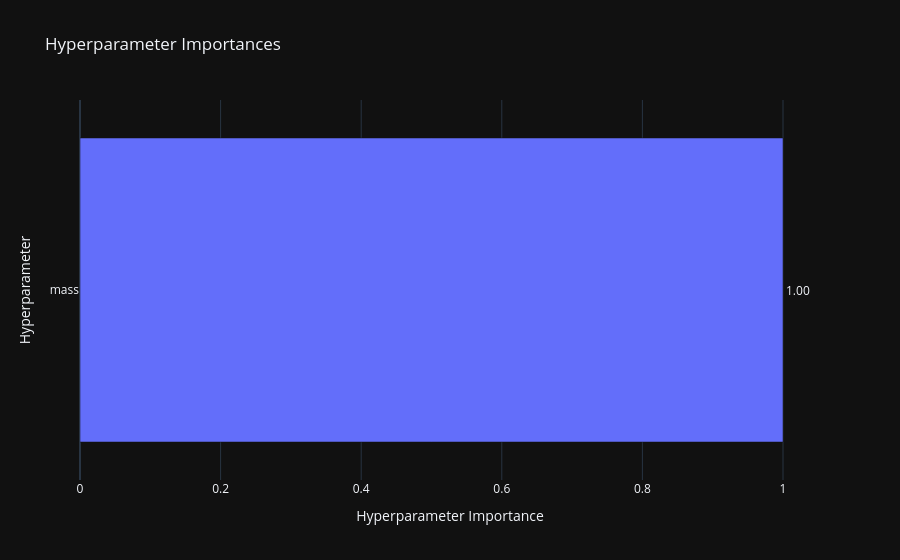
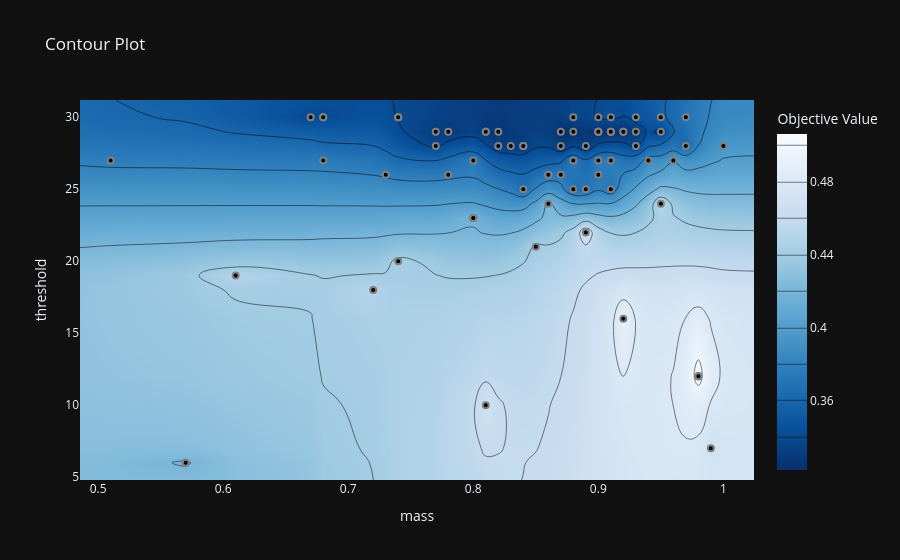

Notebook code for these charts, in order:
### Markdown cell above
## 6. Analyse des essais observés

### Code cell
trials_df = study.trials_dataframe(attrs=('number', 'value', 'params', 'user_attrs', 'state'))
complete = trials_df[trials_df['state'] == 'COMPLETE'].dropna(subset=['value'])
display(complete.sort_values('value').head(10))

ratio_best = study.best_trial
reid_best = select_best_reid_trial(study.trials)
display(pd.Series({'experiment': EXPERIMENT_NAME, 'trial': reid_best.number,
                   'selection': 'Top-1, rang, ratio, couverture',
                   'mean_intra_inter_ratio': reid_best.value, **reid_best.params,
                   **reid_best.user_attrs}, name='meilleur essai RE-ID').to_frame())
print(f'Optimum brut du ratio : trial {ratio_best.number}')
print('RE-ID validée :', reid_best.user_attrs.get('reid_valid_bundles', []))
print('RE-ID échouée :', reid_best.user_attrs.get('reid_failed_bundles', []))

optuna.visualization.plot_param_importances(study).show()
optuna.visualization.plot_contour(study, params=['mass', 'threshold']).show()

### Figure 1 — Plotly figure (JSON) as saved in the notebook; plotly's stock layout.template omitted (floating-point values rounded to 4 significant figures)
{"data": [{"cliponaxis": false, "hovertemplate": ["mass (FloatDistribution): 1.0<extra></extra>"], "name": "Objective Value", "orientation": "h", "text": ["1.00"], "textposition": "outside", "x": [1.0], "y": ["mass"], "type": "bar"}], "layout": {"title": {"text": "Hyperparameter Importances"}, "xaxis": {"title": {"text": "Hyperparameter Importance"}}, "yaxis": {"title": {"text": "Hyperparameter"}}}}

### Figure 2 — Plotly figure (JSON) as saved in the notebook; plotly's stock layout.template omitted (floating-point values rounded to 4 significant figures; data arrays with more than 128 entries replaced by an {"elided": "..."} marker saying what was removed)
{"data": [{"colorbar": {"title": {"text": "Objective Value"}}, "colorscale": [[0.0, "rgb(247,251,255)"], [0.125, "rgb(222,235,247)"], [0.25, "rgb(198,219,239)"], [0.375, "rgb(158,202,225)"], [0.5, "rgb(107,174,214)"], [0.625, "rgb(66,146,198)"], [0.75, "rgb(33,113,181)"], [0.875, "rgb(8,81,156)"], [1.0, "rgb(8,48,107)"]], "connectgaps": true, "contours": {"coloring": "heatmap"}, "hoverinfo": "none", "line": {"smoothing": 1.3}, "reversescale": true, "x": [0.4855, 0.51, 0.57, 0.61, 0.67, 0.68, 0.72, 0.73, 0.74, 0.77, 0.78, 0.8, 0.81, 0.82, 0.83, 0.84, 0.85, 0.86, 0.87, 0.88, 0.89, 0.9, 0.91, 0.92, 0.93, 0.94, 0.95, 0.96, 0.97, 0.98, 0.99, 1.0, 1.024], "y": [4.8, 6.0, 7.0, 10.0, 12.0, 16.0, 18.0, 19.0, 20.0, 21.0, 22.0, 23.0, 24.0, 25.0, 26.0, 27.0, 28.0, 29.0, 30.0, 31.2], "z": {"elided": "20x33 float values"}, "type": "contour"}, {"marker": {"color": "black", "line": {"color": "Gray", "width": 2.0}}, "mode": "markers", "name": "Feasible Trial", "showlegend": false, "x": [0.98, 0.8, 0.98, 0.8, 0.57, 0.98, 0.8, 0.57, 0.98, 0.8, 0.68, 0.68, 0.67, 0.68, 0.68, 0.51, 0.72, 0.88, 0.61, 0.74, 0.73, 0.74, 0.74, 0.86, 0.74, 0.87, 0.91, 0.84, 0.85, 0.92, 0.93, 0.84, 0.84, 0.82, 0.83, 0.89, 0.88, 0.95, 0.77, 0.89, 0.78, 0.84, 0.95, 1.0, 0.86, 0.9, 0.81, 0.81, 0.81, 0.78, 0.77, 0.8, 0.86, 0.82, 0.9, 0.9, 0.9, 0.95, 0.9, 0.93, 0.97, 0.91, 0.91, 0.91, 0.93, 0.9, 0.88, 0.96, 0.88, 0.99, 0.92, 0.92, 0.94, 0.91, 0.9, 0.87, 0.89, 0.97, 0.91, 0.87], "y": [12.0, 23.0, 12.0, 23.0, 6.0, 12.0, 23.0, 6.0, 12.0, 23.0, 30.0, 30.0, 30.0, 30.0, 27.0, 27.0, 18.0, 27.0, 19.0, 30.0, 26.0, 30.0, 30.0, 26.0, 20.0, 28.0, 25.0, 28.0, 21.0, 16.0, 28.0, 28.0, 25.0, 28.0, 28.0, 28.0, 25.0, 24.0, 28.0, 22.0, 26.0, 28.0, 29.0, 28.0, 24.0, 29.0, 29.0, 29.0, 10.0, 29.0, 29.0, 27.0, 26.0, 29.0, 29.0, 29.0, 29.0, 30.0, 27.0, 29.0, 30.0, 29.0, 29.0, 27.0, 30.0, 26.0, 29.0, 27.0, 30.0, 7.0, 29.0, 29.0, 27.0, 29.0, 30.0, 26.0, 25.0, 28.0, 30.0, 29.0], "type": "scatter"}, {"marker": {"color": "#cccccc", "line": {"color": "Gray", "width": 2.0}}, "mode": "markers", "name": "Infeasible Trial", "showlegend": false, "x": [], "y": [], "type": "scatter"}], "layout": {"title": {"text": "Contour Plot"}, "xaxis": {"title": {"text": "mass"}, "range": [0.4855, 1.024]}, "yaxis": {"title": {"text": "threshold"}, "range": [4.8, 31.2]}}}
